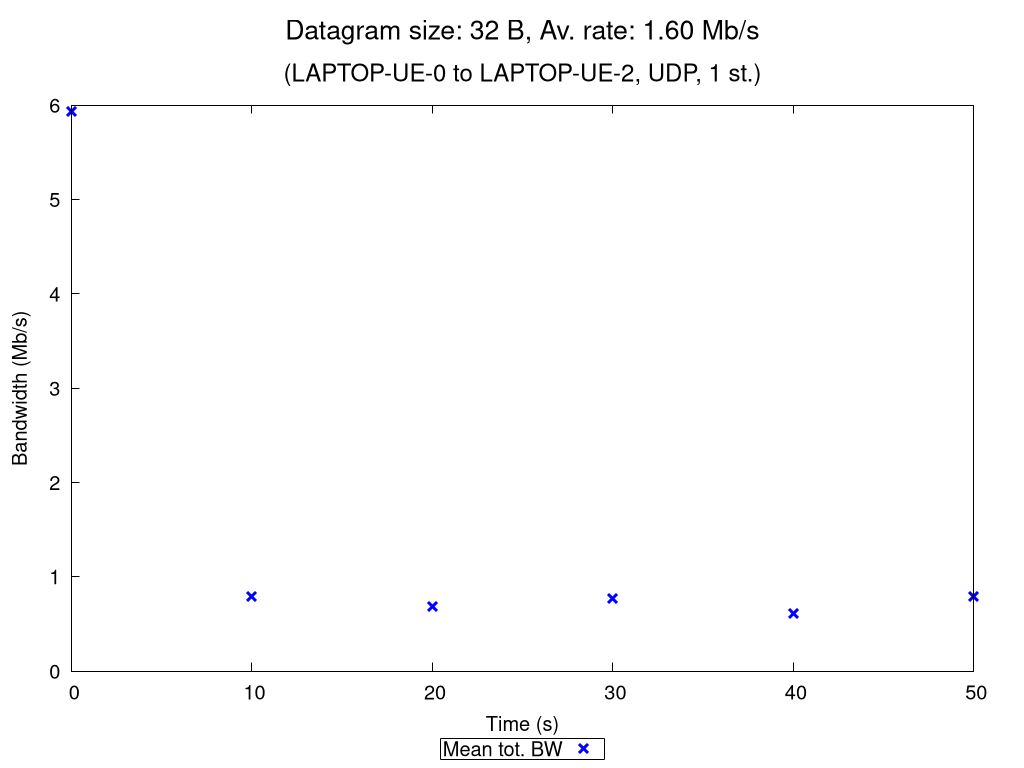

Recreate this plot in gnuplot.
set terminal pngcairo nocrop enhanced size 1024,768 font "Verdana,15"
set output "UDP_1_st_2020_10_18_08-18-25_one2two_00032B.png"

set title "{/=20 Datagram size: 32 B, Av. rate: 1.60 Mb/s}\n\n{/=18 (LAPTOP-UE-0 to LAPTOP-UE-2, UDP, 1 st.)}"

set xlabel "Time (s)"
set ylabel "Bandwidth (Mb/s)"
set ytics nomirror
set key bmargin center horizontal box samplen 1 width -1
set bmargin 4.6
set rmargin 4.5

rf = 1000000.0  # rate factor
set style fill transparent solid 0.2 noborder
set autoscale xfix
plot "UDP_1_st_2020_10_18_08-18-25_one2two_00032B_iperf_processed.dat" using 1:($2/rf-$3/rf):($2/rf+$3/rf) with filledcurves lc rgb "blue" notitle, \
     "" using 1:($2/rf) with points pt 2 ps 1.5 lw 3 lc rgb "blue" title "Mean tot. BW", \
